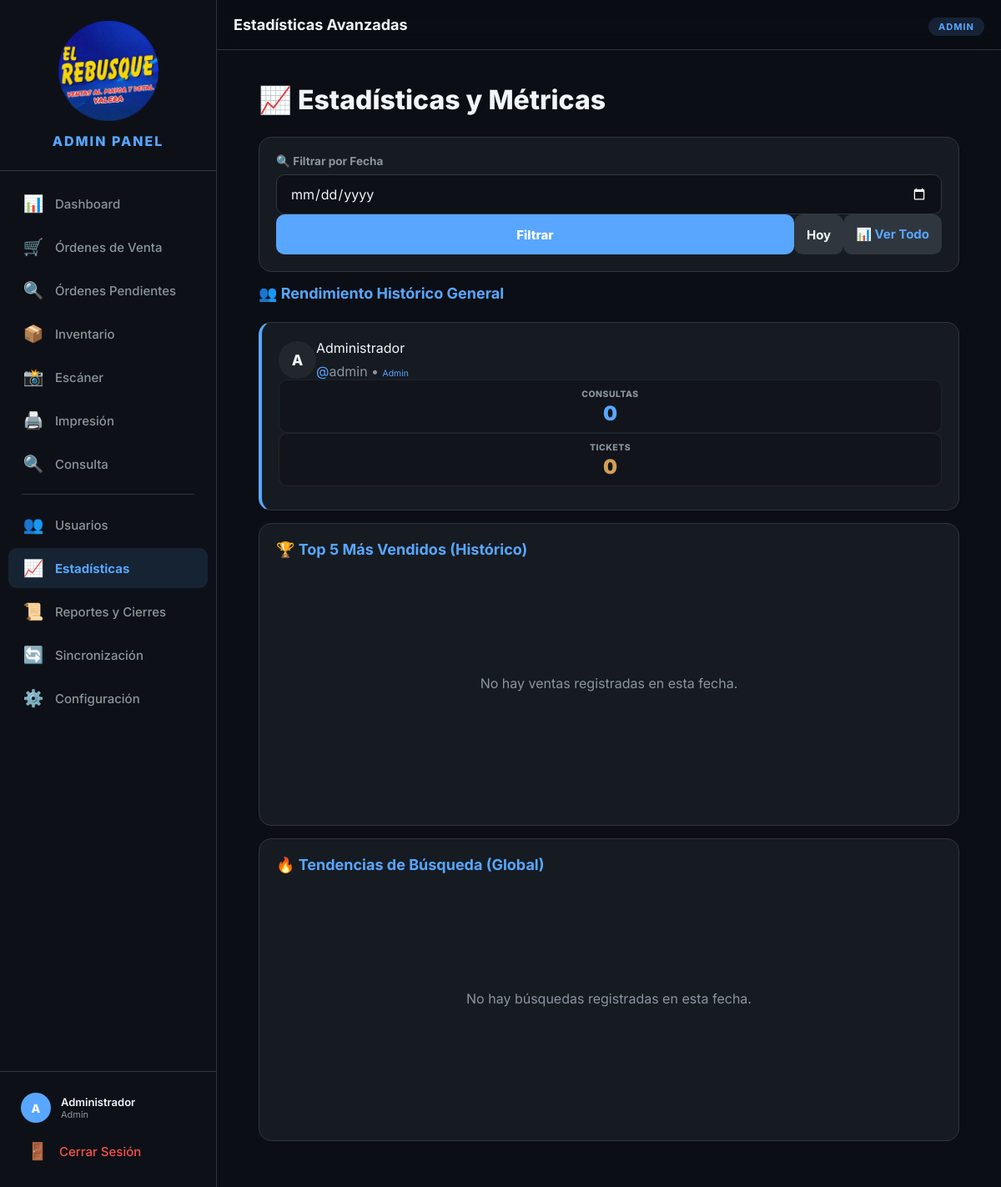
The page /modules/estadisticas/index.php (signed in) on the database its author committed.
### tables this page shows
CREATE TABLE IF NOT EXISTS usuarios (
    id INT AUTO_INCREMENT PRIMARY KEY,
    username VARCHAR(50) UNIQUE NOT NULL,
    password VARCHAR(255) NOT NULL,
    nombre_completo VARCHAR(100) NOT NULL,
    rol ENUM('admin', 'empleado') NOT NULL DEFAULT 'empleado',
    activo TINYINT(1) DEFAULT 1,
    consultas_realizadas INT DEFAULT 0,
    created_at TIMESTAMP DEFAULT CURRENT_TIMESTAMP
);

### includes/auth.php (called while the page is built, shortened)
<?php
function isAdmin(): bool {
    return isset($_SESSION['user_rol']) && $_SESSION['user_rol'] === 'admin';
}

### modules/estadisticas/index.php (the view, shortened to what this page needs)
<?php
require_once __DIR__ . '/../../includes/auth.php';
$db = getDB();
$fecha_filtro = $_GET['fecha'] ?? null;
if (empty($fecha_filtro)) {
    $productividad = $db->query("
        SELECT
            u.id, u.nombre_completo, u.username, u.rol, u.activo,
            (SELECT COUNT(*) FROM historial_busquedas hb WHERE hb.usuario_id = u.id) as consultas_hoy,
            (SELECT COUNT(*) FROM ordenes_venta ov WHERE ov.usuario_id = u.id) as ordenes_hoy
        FROM usuarios u
        ORDER BY ordenes_hoy DESC, consultas_hoy DESC
    ")->fetchAll();
}
if (empty($fecha_filtro)) {
    $topSales = $db->query("
        SELECT p.referencia, SUM(od.cantidad) as total
        FROM ordenes_detalles od
        JOIN productos p ON od.producto_cod = p.codigop
        JOIN ordenes_venta ov ON od.orden_id = ov.id
        WHERE ov.estado = 'completado'
        GROUP BY od.producto_cod
        ORDER BY total DESC
        LIMIT 5
    ")->fetchAll();
}
if (empty($fecha_filtro)) {
    $topSearches = $db->query("
        SELECT
            COALESCE(
                p.referencia,
                (SELECT p2.referencia FROM productos p2 WHERE p2.codigop = hb.termino_busqueda LIMIT 1),
                hb.termino_busqueda
            ) as label,
            COUNT(hb.id) as total
        FROM historial_busquedas hb
        LEFT JOIN productos p ON hb.producto_cod = p.codigop
        WHERE hb.termino_busqueda != ''
        GROUP BY label
        ORDER BY total DESC
        LIMIT 5
    ")->fetchAll();
}
$pageTitle = 'Estadísticas Avanzadas';
$currentModule = 'estadisticas';
require_once __DIR__ . '/../../includes/header.php';
require_once __DIR__ . '/../../includes/navbar.php';
?>
<div class="page-header">
    <h2 class="page-title">📈 Estadísticas y Métricas</h2>
</div>
<div class="card mb-4">
    <form method="GET" class="flex flex-col md:flex-row gap-3 items-end">
        <div style="flex:1;">
            <label class="form-label" style="font-size:0.85rem; font-weight:700; color:var(--color-text-dim);">
                <?= empty($fecha_filtro) ? '🔍 Filtrar por Fecha' : '📅 Fecha Seleccionada' ?>
            </label>
            <input type="date" id="datePicker" name="fecha" class="form-input" value="<?= htmlspecialchars($fecha_filtro ?? '') ?>" max="<?= date('Y-m-d') ?>" style="color-scheme: dark;">
        </div>
        <div class="flex gap-2 w-full md:w-auto">
            <button type="submit" class="btn btn-primary" style="height: 48px; flex:1; min-width:100px; font-weight:800;">
                Filtrar
            </button>
            <button type="submit" name="hoy" value="1" class="btn btn-secondary" style="height: 48px; padding: 0 15px; font-weight:700;">
                Hoy
            </button>
            <a href="index.php" class="btn btn-secondary" style="height: 48px; padding: 0 15px; line-height: 48px; text-decoration: none; text-align: center; border-color: var(--color-accent); color: var(--color-accent);">
                📊 Ver Todo
            </a>
        </div>
    </form>
</div>
<h3 class="card-title mb-3 px-2">
    👥 <?= empty($fecha_filtro) ? 'Rendimiento Histórico General' : 'Productividad del Personal ('.date('d/m/Y', strtotime($fecha_filtro)).')' ?>
</h3>
<div class="grid grid-cols-1 md:grid-cols-2 lg:grid-cols-3 gap-4 mb-5">
    <?php if(empty($productividad)): ?>
        <div class="col-span-full card p-4 text-center text-dim">No se encontraron usuarios para mostrar.</div>
    <?php else: foreach ($productividad as $u): ?>
        <div class="card p-4 transition-all hover:scale-[1.02]" style="border-left: 4px solid <?= $u['rol'] === 'admin' ? 'var(--color-accent)' : 'var(--color-gold)' ?>;">
            <div class="flex items-center gap-4 mb-4">
                <div class="user-avatar" style="width:45px; height:45px; font-size:1.1rem; background:rgba(255,255,255,0.05); color:var(--color-text); border-radius:50%; display:flex; align-items:center; justify-content:center; font-weight:800;">
                    <?= strtoupper(substr($u['nombre_completo'], 0, 1)) ?>
                </div>
                <div class="flex-1">
                    <div class="text-white font-bold text-md leading-tight">
                        <?= htmlspecialchars($u['nombre_completo']) ?>
                    </div>
                    <div class="text-dim text-xs mt-1">
                        <span class="text-accent opacity-80">@</span><?= htmlspecialchars($u['username']) ?>
                        <span class="mx-1">•</span>
                        <span class="<?= $u['rol'] === 'admin' ? 'text-accent' : 'text-gold' ?> font-bold uppercase tracking-widest" style="font-size:0.65rem;">
                            <?= ucfirst($u['rol']) ?>
                        </span>
                    </div>
                </div>
            </div>
            <div class="grid grid-cols-2 gap-3 mb-1">
                <div style="background:rgba(0,0,0,0.2); padding:10px; border-radius:10px; border:1px solid rgba(88,166,255,0.1); text-align:center;">
                    <div style="font-size:0.65rem; color:var(--color-text-dim); text-transform:uppercase; font-weight:800; letter-spacing:0.5px; margin-bottom:5px;">Consultas</div>
                    <div style="color:var(--color-accent); font-weight:900; font-size:1.5rem; line-height:1;"><?= number_format($u['consultas_hoy']) ?></div>
                </div>
                <div style="background:rgba(0,0,0,0.2); padding:10px; border-radius:10px; border:1px solid rgba(210,166,84,0.1); text-align:center;">
                    <div style="font-size:0.65rem; color:var(--color-text-dim); text-transform:uppercase; font-weight:800; letter-spacing:0.5px; margin-bottom:5px;">Tickets</div>
                    <div style="color:var(--color-gold); font-weight:900; font-size:1.5rem; line-height:1;"><?= number_format($u['ordenes_hoy']) ?></div>
                </div>
            </div>
        </div>
    <?php endforeach; endif; ?>
</div>
<div class="grid grid-cols-1 md:grid-cols-2 gap-4">
    <div class="card">
        <h3 class="card-title mb-4">🏆 <?= empty($fecha_filtro) ? 'Top 5 Más Vendidos (Histórico)' : 'Top Ventas del Día' ?></h3>
        <?php if(empty($topSales)): ?>
            <div style="height:300px; display:flex; align-items:center; justify-content:center;" class="text-dim">No hay ventas registradas en esta fecha.</div>
        <?php else: ?>
            <canvas id="salesChart" style="max-height:300px;"></canvas>
        <?php endif; ?>
    </div>
    <div class="card">
        <h3 class="card-title mb-4">🔥 <?= empty($fecha_filtro) ? 'Tendencias de Búsqueda (Global)' : 'Interés del Momento (Búsquedas)' ?></h3>
        <?php if(empty($topSearches)): ?>
            <div style="height:300px; display:flex; align-items:center; justify-content:center;" class="text-dim">No hay búsquedas registradas en esta fecha.</div>
        <?php else: ?>
            <canvas id="searchChart" style="max-height:300px;"></canvas>
        <?php endif; ?>
</div>
<?php require_once __DIR__ . '/../../includes/footer.php'; ?>

### includes/header.php (shortened to what this page needs)
<!DOCTYPE html>
<html lang="es">
<head>
    <link rel="stylesheet" href="<?= APP_URL ?>/assets/css/styles.css">
</head>
<body>

### includes/navbar.php (shortened to what this page needs)
<?php
$currentModule = $currentModule ?? '';
?>
<div class="app-layout">
    <aside class="sidebar" id="sidebar">
        <div class="sidebar-header">
            <img src="<?= APP_URL ?>/assets/images/logo.png" alt="Logo" class="sidebar-logo">
            <span class="sidebar-title">ADMIN PANEL</span>
        </div>
        <nav class="sidebar-nav">
<?php if (isAdmin()): ?>
            <a href="<?= APP_URL ?>/modules/dashboard/index.php" class="nav-item <?= $currentModule === 'dashboard' ? 'active' : '' ?>">
                <span class="nav-icon">📊</span><span class="nav-text">Dashboard</span>
            </a>
            <?php endif; ?>
            <a href="<?= APP_URL ?>/modules/ventas/index.php" class="nav-item <?= $currentModule === 'ventas' ? 'active' : '' ?>">
                <span class="nav-icon">🛒</span><span class="nav-text">Órdenes de Venta</span>
            </a>
            <?php if (isAdmin()): ?>
            <a href="<?= APP_URL ?>/modules/ventas_pendientes/index.php" class="nav-item <?= $currentModule === 'ventas_pendientes' ? 'active' : '' ?>">
                <span class="nav-icon">🔍</span>
                <span class="nav-text">Órdenes Pendientes</span>
            </a>
            <a href="<?= APP_URL ?>/modules/inventario/index.php" class="nav-item <?= $currentModule === 'inventario' ? 'active' : '' ?>">
                <span class="nav-icon">📦</span><span class="nav-text">Inventario</span>
            </a>
            <?php endif; ?>
            <a href="<?= APP_URL ?>/modules/scanner/index.php" class="nav-item <?= $currentModule === 'scanner' ? 'active' : '' ?>">
                <span class="nav-icon">📸</span><span class="nav-text">Escáner</span>
            </a>
            <?php if (isAdmin()): ?>
            <a href="<?= APP_URL ?>/modules/impresion/index.php" class="nav-item <?= $currentModule === 'impresion' ? 'active' : '' ?>">
                <span class="nav-icon">🖨️</span><span class="nav-text">Impresión</span>
            </a>
            <?php endif; ?>
            <a href="<?= APP_URL ?>/modules/consulta/index.php" class="nav-item <?= $currentModule === 'consulta' ? 'active' : '' ?>">
                <span class="nav-icon">🔍</span><span class="nav-text">Consulta</span>
            </a>
            <?php if (isAdmin()): ?>
            <div class="nav-divider"></div>
            <a href="<?= APP_URL ?>/modules/usuarios/index.php" class="nav-item <?= $currentModule === 'usuarios' ? 'active' : '' ?>">
                <span class="nav-icon">👥</span><span class="nav-text">Usuarios</span>
            </a>
            <a href="<?= APP_URL ?>/modules/estadisticas/index.php" class="nav-item <?= $currentModule === 'estadisticas' ? 'active' : '' ?>">
                <span class="nav-icon">📈</span><span class="nav-text">Estadísticas</span>
            </a>
            <a href="<?= APP_URL ?>/modules/reportes/index.php" class="nav-item <?= $currentModule === 'reportes' ? 'active' : '' ?>">
                <span class="nav-icon">📜</span><span class="nav-text">Reportes y Cierres</span>
            </a>
            <a href="<?= APP_URL ?>/modules/sistema/index.php" class="nav-item <?= $currentModule === 'sistema' ? 'active' : '' ?>">
                <span class="nav-icon">🔄</span><span class="nav-text">Sincronización</span>
            </a>
            <a href="<?= APP_URL ?>/modules/configuracion/index.php" class="nav-item <?= $currentModule === 'configuracion' ? 'active' : '' ?>">
                <span class="nav-icon">⚙️</span><span class="nav-text">Configuración</span>
            </a>
            <?php endif; ?>
        </nav>
        <div class="sidebar-footer">
            <div class="user-info">
                <div class="user-avatar"><?= strtoupper(substr($_SESSION['user_name'] ?? 'U', 0, 1)) ?></div>
                <div class="user-details">
                    <span class="user-name"><?= htmlspecialchars($_SESSION['user_name'] ?? '') ?></span>
                    <span class="user-role"><?= ucfirst($_SESSION['user_rol'] ?? '') ?></span>
                </div>
            </div>
            <a href="<?= APP_URL ?>/logout.php" class="nav-item logout-btn">
                <span class="nav-icon">🚪</span><span class="nav-text">Cerrar Sesión</span>
            </a>
        </div>
    </aside>
    <main class="main-content">
        <header class="topbar">
            <h1 class="topbar-title"><?= $pageTitle ?? 'Dashboard' ?></h1>
            <div class="topbar-actions">
                <span class="topbar-role-badge <?= isAdmin() ? 'badge-admin' : 'badge-employee' ?>"><?= ucfirst($_SESSION['user_rol'] ?? '') ?></span>
            </div>
        </header>
        <div class="content-wrapper">

### includes/footer.php (shortened to what this page needs)
      </div>
    </main>
</div>
</body>
</html>

### rows shown on the page
usuarios: nombre_completo "A", nombre_completo "Administrador", username "admin", rol "Admin", consultas_hoy "0", ordenes_hoy "0"

### other values the page prints
substr($_SESSION['user_name'] ?? 'U', 0, 1) "A"
$_SESSION['user_name'] "Administrador"
$_SESSION['user_rol'] "Admin"
$pageTitle "Estadísticas Avanzadas"
$_SESSION['user_rol'] "ADMIN"
